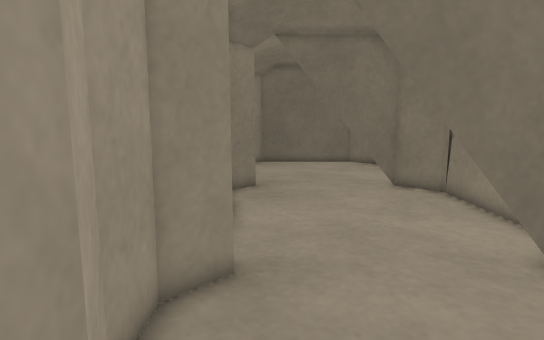
view 1 (above)

13 first-person views from a walk through a robot-simulator world made for Gazebo. The camera is 0.16 m above the floor, tilts 8° down and sees 75° across. The floor is counted in squares, 0.05 m on a side. Each view is taken from the middle of a square. On the plan, view 1 faces up. The plan holds only what a view shows up to about 20 squares ahead; the rest is blank. The place goes on beyond the plan.

view 2
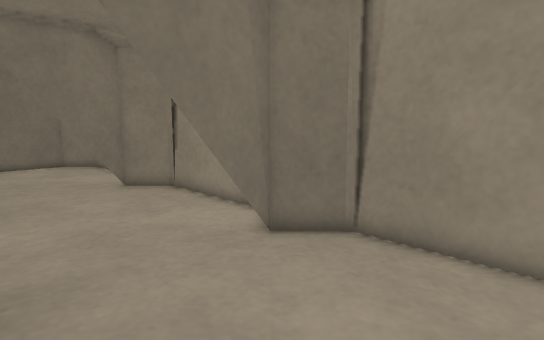

view 3
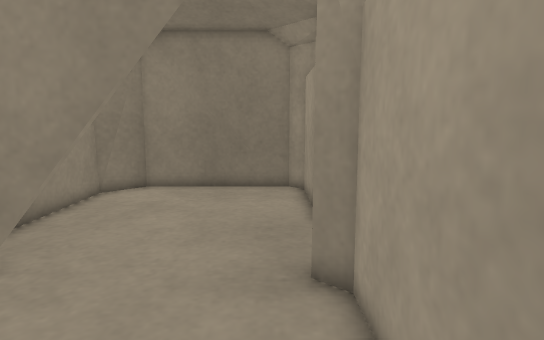

view 4
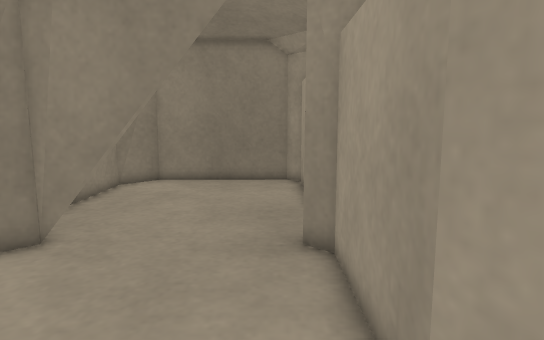

view 5
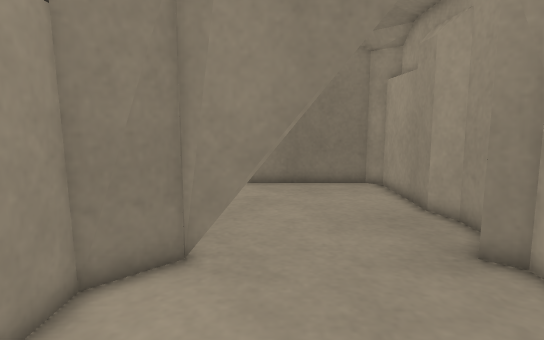

view 6
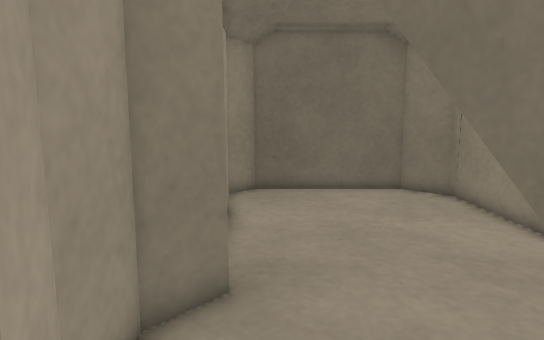

view 7
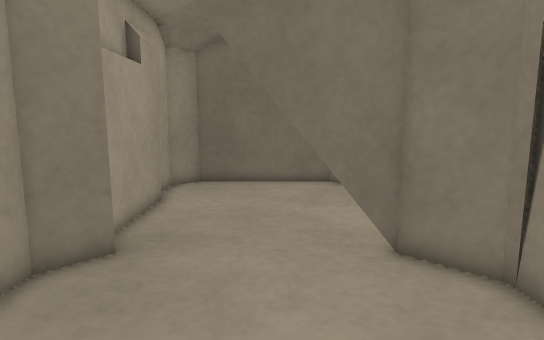

view 8
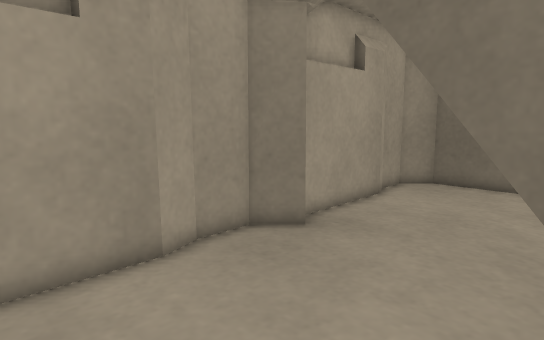

view 9
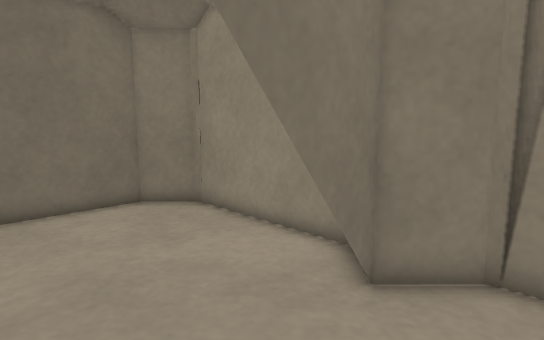

view 10
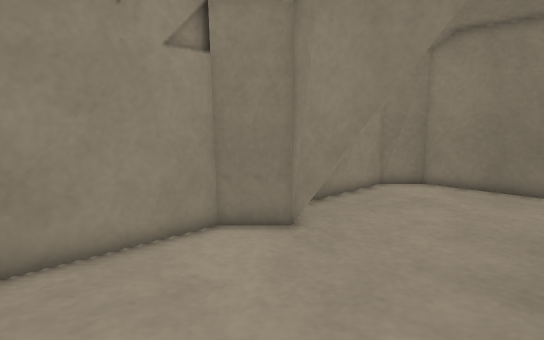

view 11
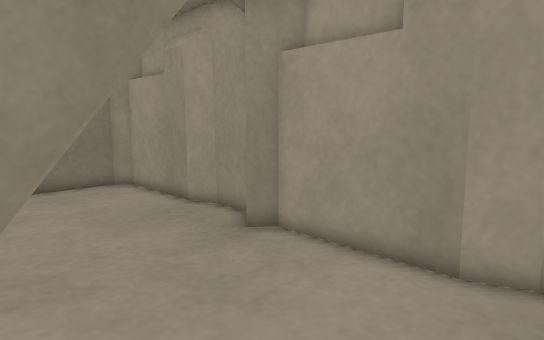

view 12
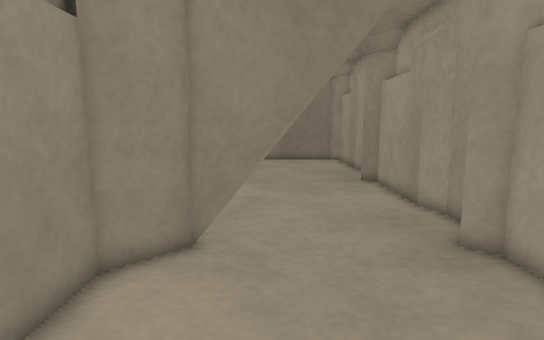

view 13
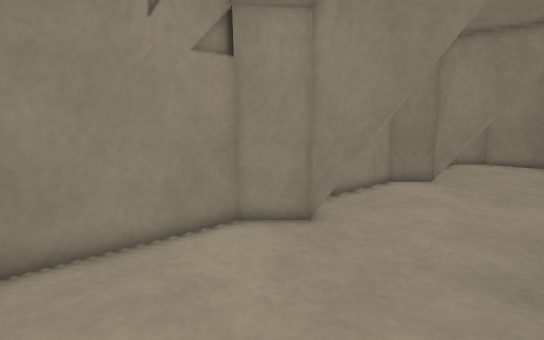

### Floor plan
Key: @ floor where view 1 was taken; # wall or solid block; . floor; T thing the floor can be seen under or through.
Columns run from 2 left of view 1 to 8 right of it. Each row starts with its distance up from view 1.
 27 ##########
 26 #........##
 25 #.........#
 24 #.........#
 23 #.........#
 22 #.........#
 21 #.........#
 20 #.........#
 19 #.........#
 18 ##.......##
 17 ##.TTTTTT#
 16 #........##
 15 #.........#
 14 #.........#
 13 #.........#
 12 #.........#
 11 #.........#
 10 #.........#
  9 #.........#
  8 #........##
  7 ##.TTTTTT#
  6 #........##
  5 #.........#
  4 #.........#
  3 #.........#
  2 #.........#
  1 #.........#
  0 #.@.......#
 -1 #.........#
 -2 #........##
 -3 ##########

Positions as (right, up) in squares from view 1, and headings:
1: (0, 0), facing up
2: (-1, 0), facing up-right
3: (0, 14), facing down
4: (0, 16), facing down
5: (4, 15), facing down
6: (0, 11), facing up
7: (3, 9), facing up
8: (6, 9), facing up-left
9: (0, 14), facing up-right
10: (-1, 15), facing down-right
11: (6, 15), facing down-left
12: (4, 26), facing down
13: (-1, 26), facing down-right
